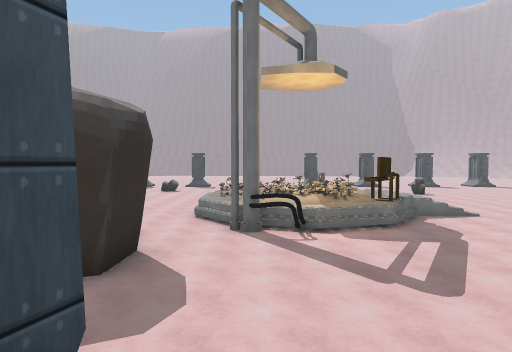
[1] (above)

20 first-person views from a walk through a 3-D level made in the Unity game engine. The camera is 1.5 m above the floor, tilts 2° down and sees 70° across. The floor is counted in squares, 2 m on a side. Each view is taken from the middle of a square. On the plan, view 1 faces up. The plan holds only what a view shows up to about 11 squares ahead; the rest is blank. The place goes on beyond the plan. The player character is not drawn. Some surface patterns are stand-ins.

[2]
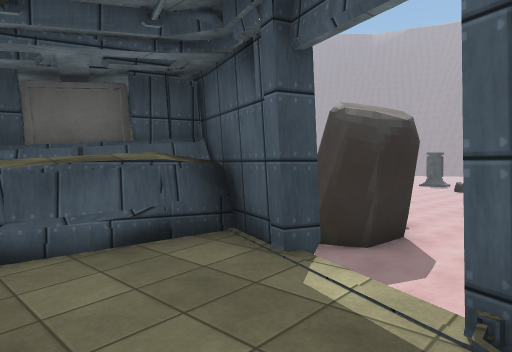

[3]
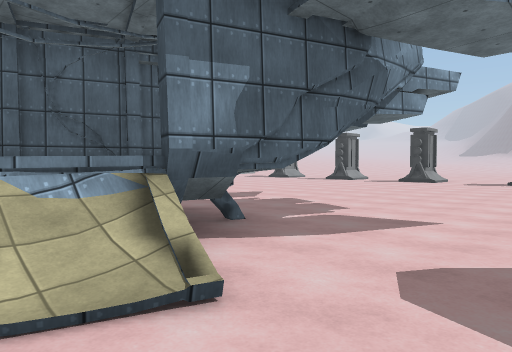

[4]
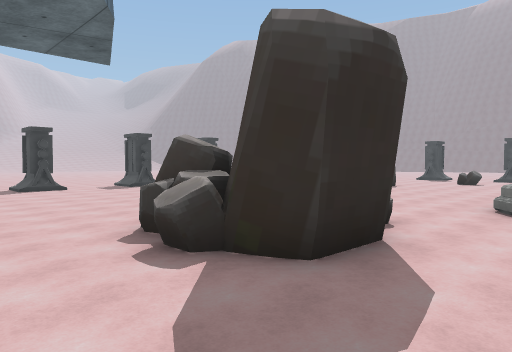

[5]
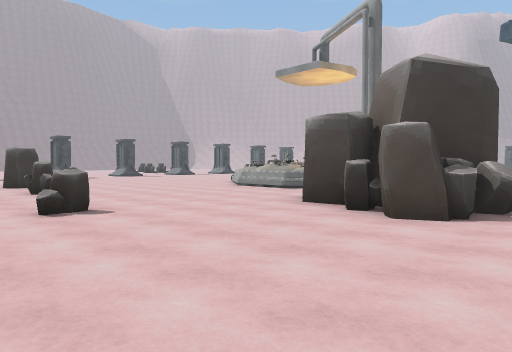

[6]
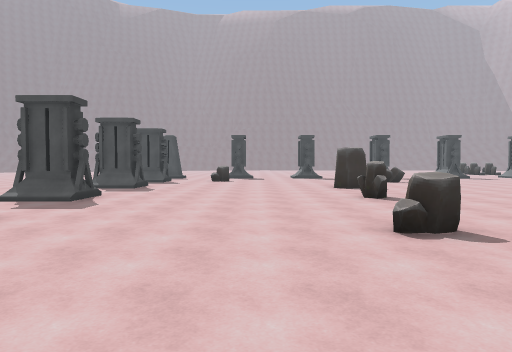

[7]
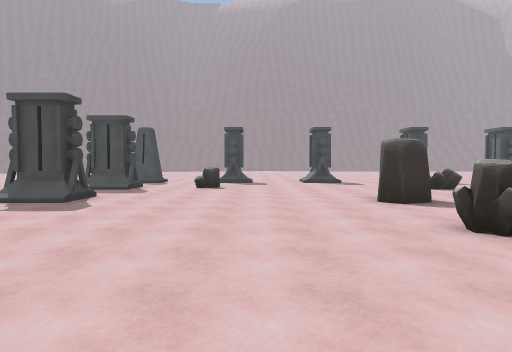

[8]
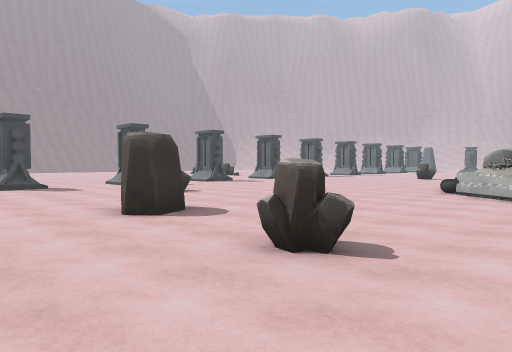

[9]
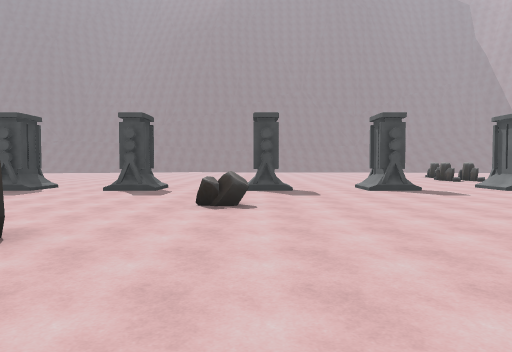

[10]
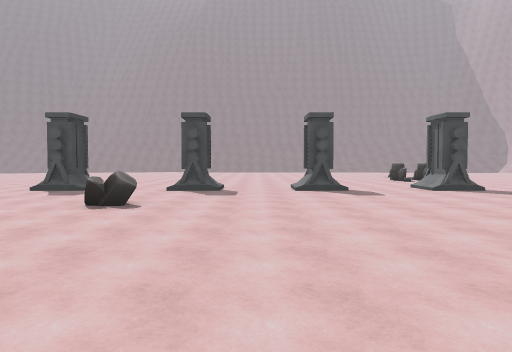

[11]
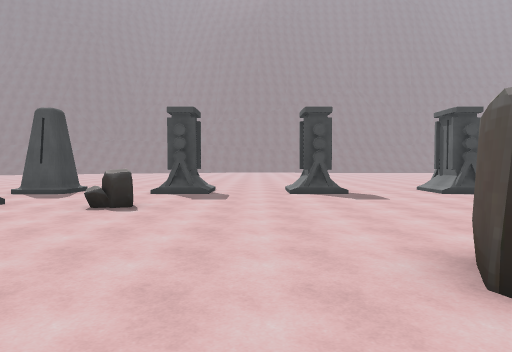

[12]
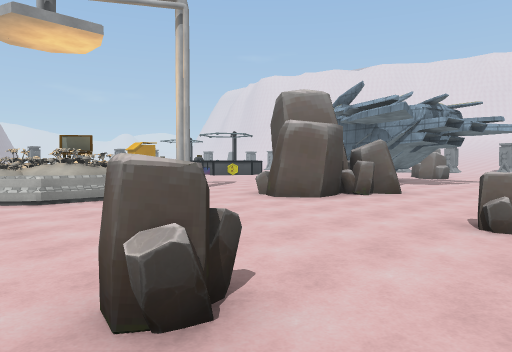

[13]
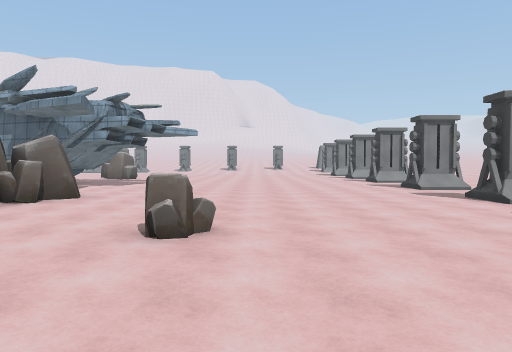

[14]
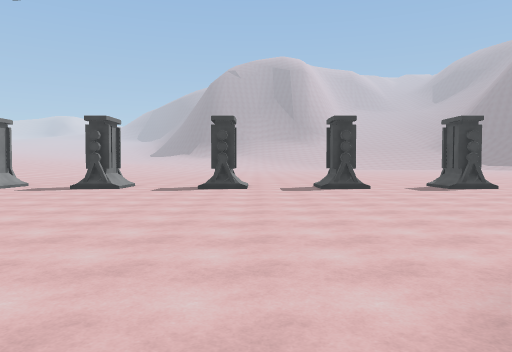

[15]
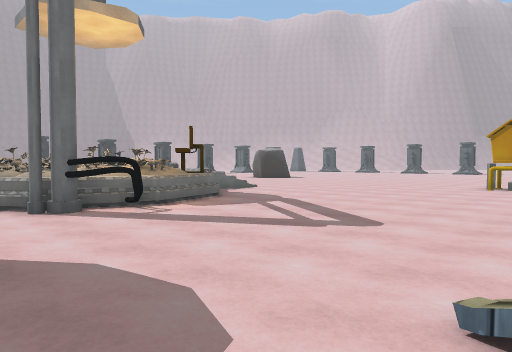

[16]
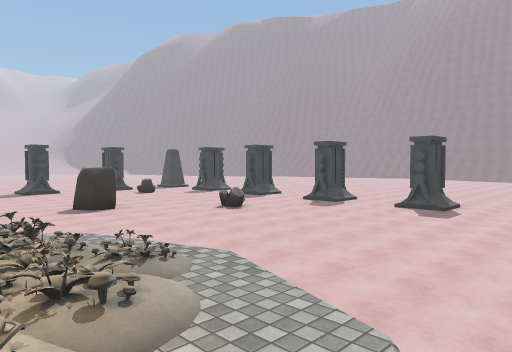

[17]
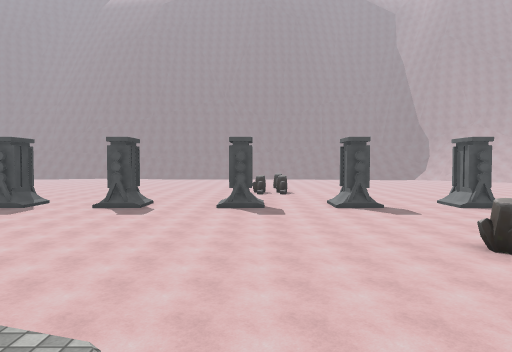

[18]
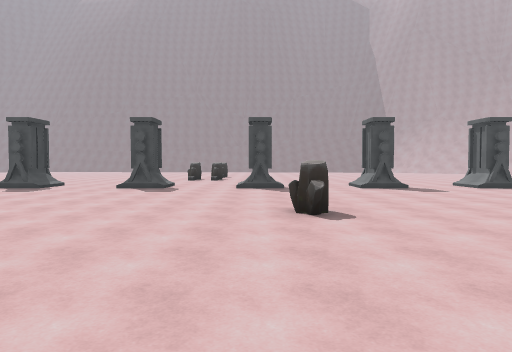

[19]
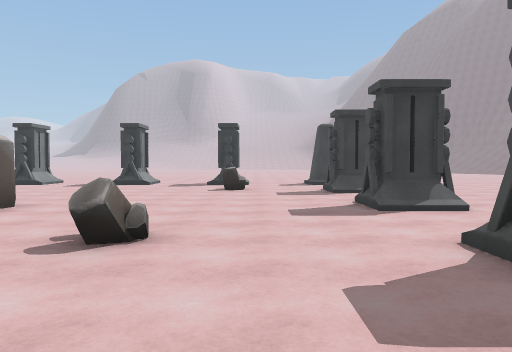

[20]
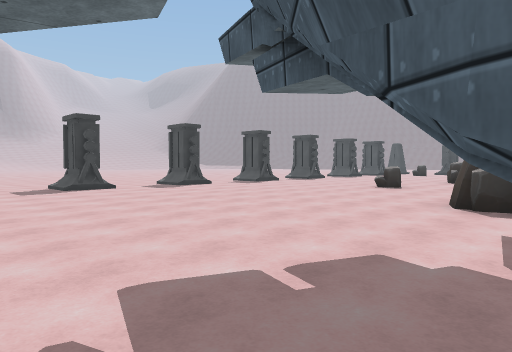

### Floor plan
Key: @ floor where view 1 was taken; # wall or solid block; . main floor; : floor 0.5 m higher than the main floor; + floor 1 m higher than the main floor; * floor 1.25 m higher than the main floor; % floor 1.5 m higher than the main floor; / step, stairs or slope; = window, fence, low wall or low ledge; ^ raised ledge; O other object.
Columns run from 14 left of view 1 to 14 right of it. Each row starts with its distance up from view 1.
 25     ......     ..
 24 # .#../#..##..#..#
 23 #..#../#..##..#..##..#...#..#
 22 .............................
 21 ............................
 20 #.........=.................
 19 .........==................
 18 ..........................
 17 #.....................=...
 16 /......#.................
 15 ........................
 14 ..............===/ .....
 13 #......#.....=#**+  ...
 12 .............=#O==/  .
 11 .............=OO ////.
 10 /............=*OO^#=/.
  9 #.....#....../=*+##...
  8 ..............#:.......
  7 ..........##............
  6 #........####............
  5 /........####............
  4 .........=.^............O
  3 .....................
  2 #.............//
  1 ............##//
  0 ...........##%@#
 -1 /..........##* /
 -2 #...........###

Where each view was taken, in squares from view 1:
view 1: 0 up, 0 right, facing up
view 2: 1 down, 1 right, facing up-left
view 3: 4 up, 1 right, facing down-left
view 4: 2 up, 0 right, facing up-left
view 5: 3 up, 10 left, facing up-right
view 6: 5 up, 10 left, facing up
view 7: 9 up, 10 left, facing up
view 8: 11 up, 10 left, facing up-right
view 9: 13 up, 4 left, facing up
view 10: 13 up, 2 left, facing up
view 11: 14 up, 9 left, facing up
view 12: 14 up, 9 left, facing down-right
view 13: 13 up, 9 left, facing down
view 14: 3 up, 3 left, facing left
view 15: 2 up, 2 left, facing up-right
view 16: 12 up, 4 right, facing up-left
view 17: 12 up, 4 right, facing up
view 18: 12 up, 7 right, facing up
view 19: 21 up, 1 left, facing left
view 20: 2 down, 3 left, facing up-left
